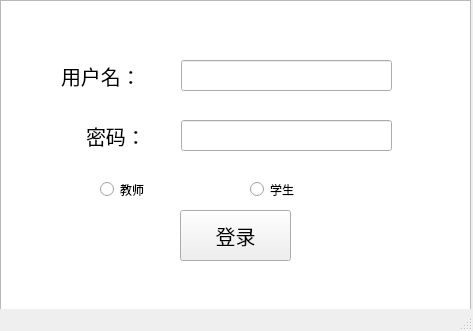
<?xml version="1.0" encoding="UTF-8"?>
<ui version="4.0">
 <class>MainWindow</class>
 <widget class="QMainWindow" name="MainWindow">
  <property name="geometry">
   <rect>
    <x>0</x>
    <y>0</y>
    <width>473</width>
    <height>331</height>
   </rect>
  </property>
  <property name="font">
   <font>
    <family>宋体</family>
   </font>
  </property>
  <property name="windowTitle">
   <string> 登录</string>
  </property>
  <property name="styleSheet">
   <string notr="true"/>
  </property>
  <widget class="QWidget" name="centralwidget">
   <widget class="QLineEdit" name="idInput">
    <property name="geometry">
     <rect>
      <x>181</x>
      <y>60</y>
      <width>211</width>
      <height>31</height>
     </rect>
    </property>
   </widget>
   <widget class="QLineEdit" name="input2">
    <property name="geometry">
     <rect>
      <x>181</x>
      <y>120</y>
      <width>211</width>
      <height>31</height>
     </rect>
    </property>
    <property name="font">
     <font>
      <family>宋体</family>
      <pointsize>15</pointsize>
     </font>
    </property>
   </widget>
   <widget class="QLabel" name="label">
    <property name="geometry">
     <rect>
      <x>61</x>
      <y>60</y>
      <width>101</width>
      <height>31</height>
     </rect>
    </property>
    <property name="font">
     <font>
      <family>宋体</family>
      <pointsize>15</pointsize>
     </font>
    </property>
    <property name="text">
     <string>用户名：</string>
    </property>
   </widget>
   <widget class="QLabel" name="label_2">
    <property name="geometry">
     <rect>
      <x>86</x>
      <y>120</y>
      <width>111</width>
      <height>31</height>
     </rect>
    </property>
    <property name="font">
     <font>
      <family>宋体</family>
      <pointsize>15</pointsize>
     </font>
    </property>
    <property name="text">
     <string>密码：</string>
    </property>
   </widget>
   <widget class="QPushButton" name="pushButton">
    <property name="geometry">
     <rect>
      <x>180</x>
      <y>210</y>
      <width>111</width>
      <height>51</height>
     </rect>
    </property>
    <property name="font">
     <font>
      <family>宋体</family>
      <pointsize>15</pointsize>
     </font>
    </property>
    <property name="text">
     <string>登录</string>
    </property>
   </widget>
   <widget class="QLabel" name="label_3">
    <property name="geometry">
     <rect>
      <x>170</x>
      <y>260</y>
      <width>171</width>
      <height>20</height>
     </rect>
    </property>
    <property name="text">
     <string/>
    </property>
   </widget>
   <widget class="QRadioButton" name="radioButton">
    <property name="geometry">
     <rect>
      <x>100</x>
      <y>180</y>
      <width>115</width>
      <height>19</height>
     </rect>
    </property>
    <property name="text">
     <string>教师</string>
    </property>
   </widget>
   <widget class="QRadioButton" name="radioButton_2">
    <property name="geometry">
     <rect>
      <x>250</x>
      <y>180</y>
      <width>115</width>
      <height>19</height>
     </rect>
    </property>
    <property name="text">
     <string>学生</string>
    </property>
   </widget>
   <widget class="QListView" name="listView">
    <property name="geometry">
     <rect>
      <x>0</x>
      <y>0</y>
      <width>471</width>
      <height>331</height>
     </rect>
    </property>
    <property name="styleSheet">
     <string notr="true"/>
    </property>
   </widget>
   <zorder>listView</zorder>
   <zorder>idInput</zorder>
   <zorder>input2</zorder>
   <zorder>label</zorder>
   <zorder>label_2</zorder>
   <zorder>pushButton</zorder>
   <zorder>label_3</zorder>
   <zorder>radioButton</zorder>
   <zorder>radioButton_2</zorder>
  </widget>
  <widget class="QStatusBar" name="statusbar"/>
 </widget>
 <resources/>
 <connections/>
</ui>
